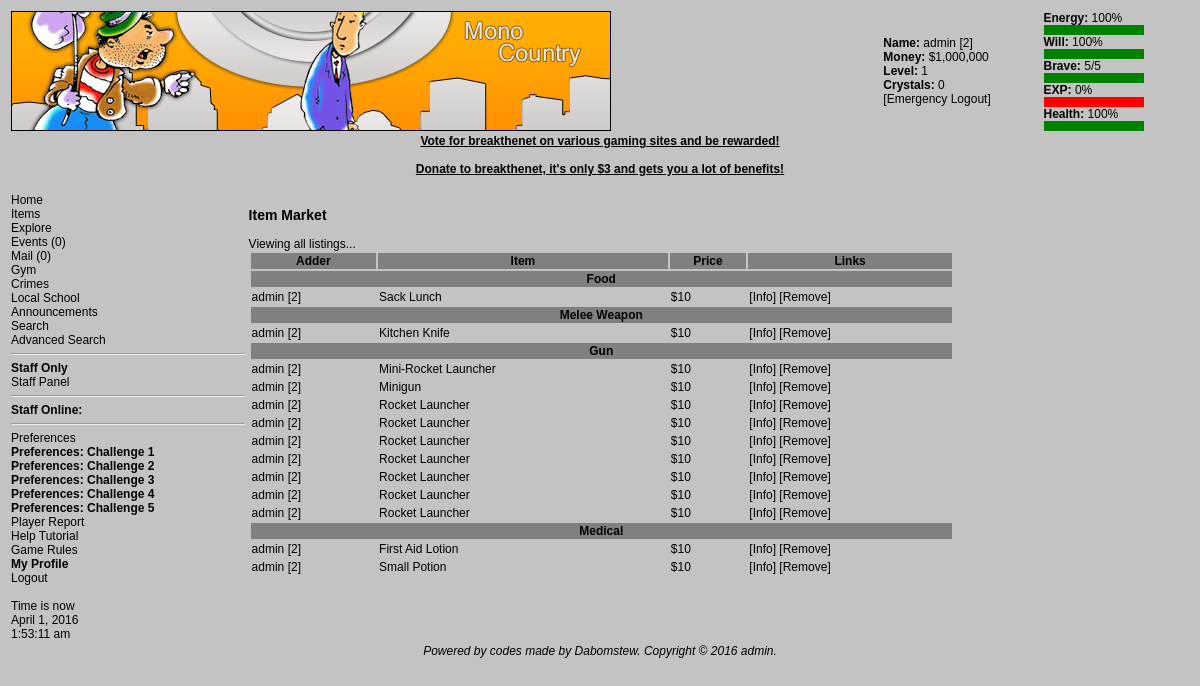
Page /itemmarket.php (signed in) on the committed database.
### tables this page shows
CREATE TABLE `itemmarket` (
  `imID` int(11) NOT NULL AUTO_INCREMENT,
  `imITEM` int(11) NOT NULL DEFAULT '0',
  `imADDER` int(11) NOT NULL DEFAULT '0',
  `imPRICE` int(11) NOT NULL DEFAULT '0',
  PRIMARY KEY (`imID`)
);

CREATE TABLE `itemtypes` (
  `itmtypeid` int(11) NOT NULL AUTO_INCREMENT,
  `itmtypename` varchar(255) NOT NULL DEFAULT '',
  PRIMARY KEY (`itmtypeid`)
);

CREATE TABLE `users` (
  `userid` int(11) NOT NULL AUTO_INCREMENT,
  `username` varchar(255) NOT NULL DEFAULT '',
  `userpass` varchar(255) NOT NULL DEFAULT '',
  `level` int(11) NOT NULL DEFAULT '0',
  `exp` decimal(11,4) NOT NULL DEFAULT '0.0000',
  `money` int(11) NOT NULL DEFAULT '0',
  `crystals` int(11) NOT NULL DEFAULT '0',
  `laston` int(11) NOT NULL DEFAULT '0',
  `lastip` varchar(255) NOT NULL DEFAULT '',
  `energy` int(11) NOT NULL DEFAULT '0',
  `will` int(11) NOT NULL DEFAULT '0',
  `maxwill` int(11) NOT NULL DEFAULT '0',
  `brave` int(11) NOT NULL DEFAULT '0',
  `maxbrave` int(11) NOT NULL DEFAULT '0',
  `maxenergy` int(11) NOT NULL DEFAULT '0',
  `hp` int(11) NOT NULL DEFAULT '0',
  `maxhp` int(11) NOT NULL DEFAULT '0',
  `lastrest_life` int(11) NOT NULL DEFAULT '0',
  `lastrest_other` int(11) NOT NULL DEFAULT '0',
  `location` int(11) NOT NULL DEFAULT '0',
  `hospital` int(11) NOT NULL DEFAULT '0',
  `jail` int(11) NOT NULL DEFAULT '0',
  `fedjail` int(11) NOT NULL DEFAULT '0',
  `user_level` int(11) NOT NULL DEFAULT '1',
  `gender` enum('Male','Female') NOT NULL DEFAULT 'Male',
  `daysold` int(11) NOT NULL DEFAULT '0',
  `signedup` int(11) NOT NULL DEFAULT '0',
  `course` int(11) NOT NULL DEFAULT '0',
  `cdays` int(11) NOT NULL DEFAULT '0',
  `donatordays` int(11) NOT NULL DEFAULT '0',
  `email` varchar(255) NOT NULL DEFAULT '',
  `login_name` varchar(255) NOT NULL DEFAULT '',
  `display_pic` text NOT NULL,
  `profile_sig` text NOT NULL,
  `duties` varchar(255) NOT NULL DEFAULT 'N/A',
  `bankmoney` int(11) NOT NULL DEFAULT '0',
  `cybermoney` int(11) NOT NULL DEFAULT '-1',
  `staffnotes` longtext NOT NULL,
  `mailban` int(11) NOT NULL DEFAULT '0',
  `mb_reason` varchar(255) NOT NULL DEFAULT '',
  `hospreason` varchar(255) NOT NULL DEFAULT '',
  `pass_salt` varchar(8) NOT NULL DEFAULT '',
  PRIMARY KEY (`userid`)
);

CREATE TABLE `items` (
  `itmid` int(11) NOT NULL AUTO_INCREMENT,
  `itmtype` int(11) NOT NULL DEFAULT '0',
  `itmname` varchar(255) NOT NULL DEFAULT '',
  `itmdesc` text NOT NULL,
  `itmbuyprice` int(11) NOT NULL DEFAULT '0',
  `itmsellprice` int(11) NOT NULL DEFAULT '0',
  `itmbuyable` int(11) NOT NULL DEFAULT '0',
  PRIMARY KEY (`itmid`)
);

### itemmarket.php (the view, shortened to what this page needs)
<?php
$userid = $_SESSION['userid'];
require "header.php";
global $c;
print "<h3>Item Market</h3>";
switch ($_GET['action'])
{
default:
    imarket_index();
    break;
}
function imarket_index()
{
    global $ir, $c, $userid, $h;
    print
            "Viewing all listings...
<table width=75%> <tr style='background:gray'> <th>Adder</th> <th>Item</th> <th>Price</th> <th>Links</th> </tr>";
    $q =
            mysql_query(
                    "SELECT im.*, i.*, u.*,it.* FROM itemmarket im LEFT JOIN items i ON im.imITEM=i.itmid LEFT JOIN users u ON u.userid=im.imADDER LEFT JOIN itemtypes it ON i.itmtype=it.itmtypeid ORDER BY i.itmtype, i.itmname ASC",
                    $c);
    $lt = "";
    while ($r = mysql_fetch_array($q))
    {
        if ($lt != $r['itmtypename'])
        {
            $lt = $r['itmtypename'];
            print
                    "\n<tr style='background: gray;'><th colspan=4>{$lt}</th></tr>";
        }
        if ($r['imADDER'] == $userid)
        {
            $link =
                    "[<a href='itemmarket.php?action=remove&ID={$r['imID']}'>Remove</a>]";
        }
        else
        {
            $link =
                    "[<a href='itemmarket.php?action=buy&ID={$r['imID']}'>Buy</a>] [<a href='itemmarket.php?action=gift1&ID={$r['imID']}'>Gift</a>]";
        }
        print
                "\n<tr> <td><a href='viewuser.php?u={$r['userid']}'>{$r['username']}</a> [{$r['userid']}]</td> <td>{$r['itmname']}</td> <td>\$"
                        . number_format($r['imPRICE'])
                        . "</td> <td>[<a href='iteminfo.php?ID={$r['itmid']}'>Info</a>] $link</td> </tr>";
    }
    print "</table>";
}

### css/game.css (style rules this page uses)
body { font-family: helvetica, arial, geneva, sans-serif; font-size: 9pt; color: black; scrollbar-base-color: #005B70; scrollbar-arrow-color: #F3960B; scrollbar-DarkShadow-Color: #000000; }
a:visited,a:active,a:hover,a:link { color: black; text-decoration: none; }
table,tr,td { font-family: helvetica, arial, geneva, sans-serif; font-size: 9pt; }

### rows in the picture
itemmarket: itemtypes.itmtypename "Food", users.username "admin", users.userid "2", items.itmname "Sack Lunch", imPRICE "10"
itemmarket: itemtypes.itmtypename "Melee Weapon", users.username "admin", users.userid "2", items.itmname "Kitchen Knife", imPRICE "10"
itemmarket: itemtypes.itmtypename "Gun", users.username "admin", users.userid "2", items.itmname "Mini-Rocket Launcher", imPRICE "10"
itemmarket: users.username "admin", users.userid "2", items.itmname "Minigun", imPRICE "10"
itemmarket: users.username "admin", users.userid "2", items.itmname "Rocket Launcher", imPRICE "10"
itemmarket: users.username "admin", users.userid "2", items.itmname "Rocket Launcher", imPRICE "10"
itemmarket: users.username "admin", users.userid "2", items.itmname "Rocket Launcher", imPRICE "10"
itemmarket: users.username "admin", users.userid "2", items.itmname "Rocket Launcher", imPRICE "10"
itemmarket: users.username "admin", users.userid "2", items.itmname "Rocket Launcher", imPRICE "10"
itemmarket: users.username "admin", users.userid "2", items.itmname "Rocket Launcher", imPRICE "10"
itemmarket: users.username "admin", users.userid "2", items.itmname "Rocket Launcher", imPRICE "10"
itemmarket: itemtypes.itmtypename "Medical", users.username "admin", users.userid "2", items.itmname "First Aid Lotion", imPRICE "10"
itemmarket: users.username "admin", users.userid "2", items.itmname "Small Potion", imPRICE "10"

### other values in the picture
$u "admin"
$ir['userid'] "2"
$fm "$1,000,000"
$ir['level'] "1"
$ir['crystals'] "0"
$enperc "100"
$wiperc "100"
$ir['brave'] "5"
$ir['maxbrave'] "5"
$experc "0"
$hpperc "100"
